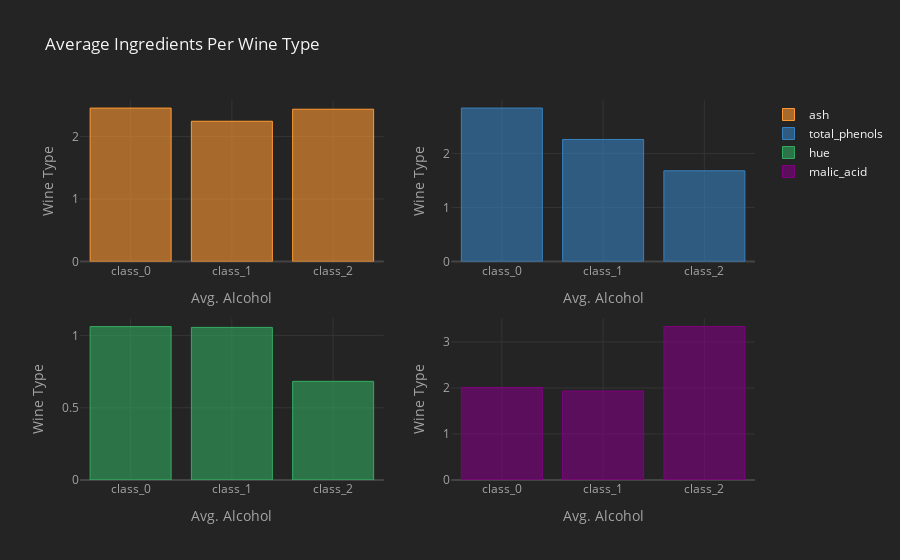

Write notebook code for a chart like this one.
### Markdown cell above
# Bar chart with subplot

### Code cell
avg_wine_df.iplot(kind="bar",
                  subplots=True,
                  sortbars=True,
                  keys = ["ash", "total_phenols", "hue", "malic_acid"],
                  yTitle="Wine Type", xTitle="Avg. Alcohol", title="Average Ingredients Per Wine Type",
                  theme="henanigans"
                  )

### Figure 1 — Plotly figure (JSON) as saved in the notebook; plotly's stock layout.template omitted (floating-point values rounded to 4 significant figures)
{"data": [{"marker": {"color": "rgba(255, 153, 51, 0.6)", "line": {"color": "rgba(255, 153, 51, 1.0)", "width": 1}}, "name": "ash", "orientation": "v", "text": "", "type": "bar", "x": ["class_0", "class_1", "class_2"], "xaxis": "x", "y": [2.456, 2.245, 2.437], "yaxis": "y"}, {"marker": {"color": "rgba(55, 128, 191, 0.6)", "line": {"color": "rgba(55, 128, 191, 1.0)", "width": 1}}, "name": "total_phenols", "orientation": "v", "text": "", "type": "bar", "x": ["class_0", "class_1", "class_2"], "xaxis": "x2", "y": [2.84, 2.259, 1.679], "yaxis": "y2"}, {"marker": {"color": "rgba(50, 171, 96, 0.6)", "line": {"color": "rgba(50, 171, 96, 1.0)", "width": 1}}, "name": "hue", "orientation": "v", "text": "", "type": "bar", "x": ["class_0", "class_1", "class_2"], "xaxis": "x3", "y": [1.062, 1.056, 0.6827], "yaxis": "y3"}, {"marker": {"color": "rgba(128, 0, 128, 0.6)", "line": {"color": "rgba(128, 0, 128, 1.0)", "width": 1}}, "name": "malic_acid", "orientation": "v", "text": "", "type": "bar", "x": ["class_0", "class_1", "class_2"], "xaxis": "x4", "y": [2.011, 1.933, 3.334], "yaxis": "y4"}], "layout": {"legend": {"bgcolor": "#242424", "font": {"color": "#F4F4F4"}}, "paper_bgcolor": "#242424", "plot_bgcolor": "#242424", "title": {"font": {"color": "#F4F4F4"}, "text": "Average Ingredients Per Wine Type"}, "xaxis": {"anchor": "y", "domain": [0, 0.45], "gridcolor": "#343434", "showgrid": true, "tickfont": {"color": "#A4A4A4"}, "title": {"font": {"color": "#A4A4A4"}, "text": "Avg. Alcohol"}, "zerolinecolor": "#444444"}, "xaxis2": {"anchor": "y2", "domain": [0.55, 1], "gridcolor": "#343434", "showgrid": true, "tickfont": {"color": "#A4A4A4"}, "title": {"font": {"color": "#A4A4A4"}, "text": "Avg. Alcohol"}, "zerolinecolor": "#444444"}, "xaxis3": {"anchor": "y3", "domain": [0, 0.45], "gridcolor": "#343434", "showgrid": true, "tickfont": {"color": "#A4A4A4"}, "title": {"font": {"color": "#A4A4A4"}, "text": "Avg. Alcohol"}, "zerolinecolor": "#444444"}, "xaxis4": {"anchor": "y4", "domain": [0.55, 1], "gridcolor": "#343434", "showgrid": true, "tickfont": {"color": "#A4A4A4"}, "title": {"font": {"color": "#A4A4A4"}, "text": "Avg. Alcohol"}, "zerolinecolor": "#444444"}, "yaxis": {"anchor": "x", "domain": [0.575, 1], "gridcolor": "#343434", "showgrid": true, "tickfont": {"color": "#A4A4A4"}, "title": {"font": {"color": "#A4A4A4"}, "text": "Wine Type"}, "zerolinecolor": "#444444"}, "yaxis2": {"anchor": "x2", "domain": [0.575, 1], "gridcolor": "#343434", "showgrid": true, "tickfont": {"color": "#A4A4A4"}, "title": {"font": {"color": "#A4A4A4"}, "text": "Wine Type"}, "zerolinecolor": "#444444"}, "yaxis3": {"anchor": "x3", "domain": [0, 0.425], "gridcolor": "#343434", "showgrid": true, "tickfont": {"color": "#A4A4A4"}, "title": {"font": {"color": "#A4A4A4"}, "text": "Wine Type"}, "zerolinecolor": "#444444"}, "yaxis4": {"anchor": "x4", "domain": [0, 0.425], "gridcolor": "#343434", "showgrid": true, "tickfont": {"color": "#A4A4A4"}, "title": {"font": {"color": "#A4A4A4"}, "text": "Wine Type"}, "zerolinecolor": "#444444"}}}
